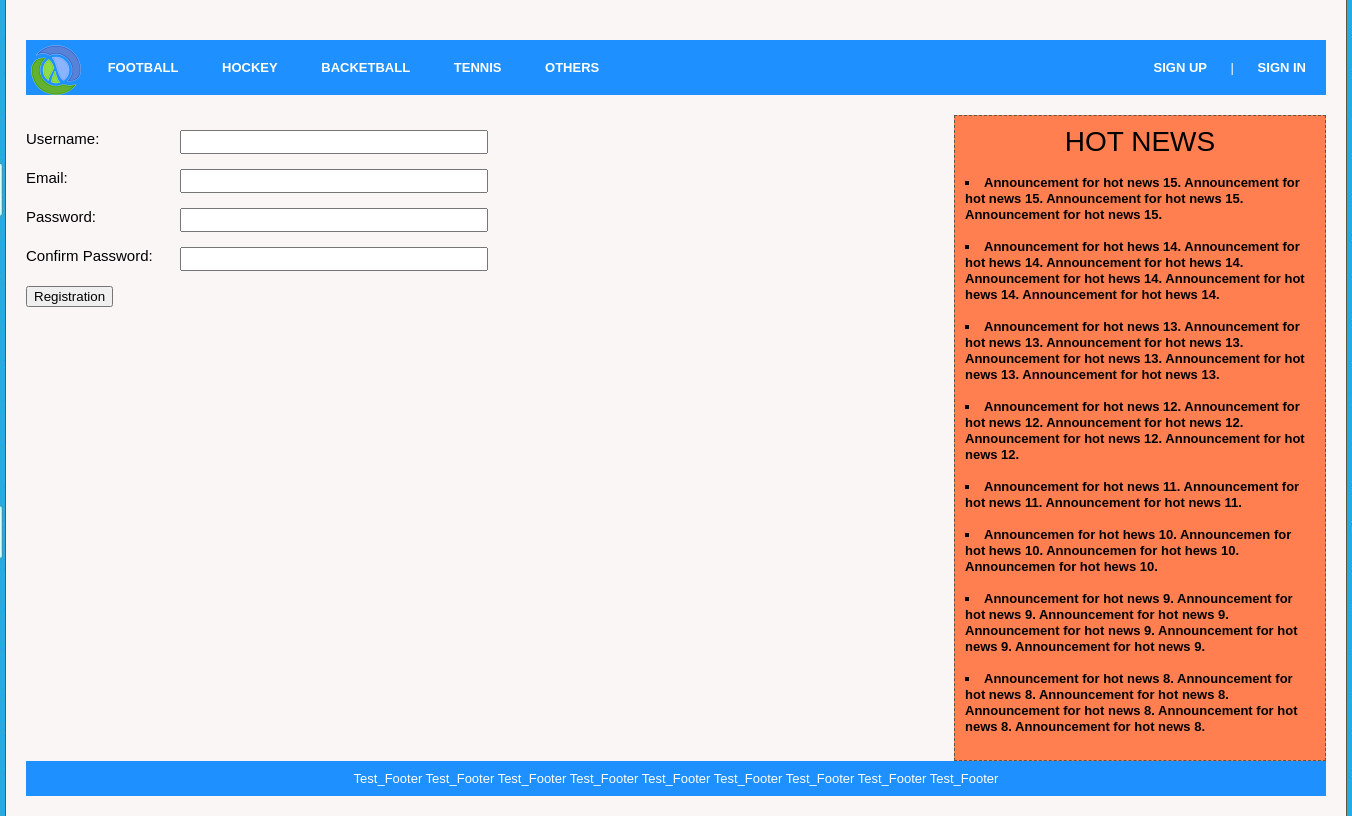
Page /registration/ on the committed database.
### news/models.py (models this page shows, shortened)
class Category(models.Model):
    name = models.CharField(max_length=100, db_index=True, verbose_name="Category")
    slug = models.SlugField(max_length=255, unique=True, db_index=True, verbose_name="URL")
    def get_absolute_url(self):
        return reverse('category', kwargs={'category_slug': self.slug})

class News(models.Model):
    id = models.IntegerField(primary_key=True)
    name = models.CharField(max_length=100)
    slug = models.SlugField(max_length=100, unique=True, db_index=True, verbose_name='URL')
    text = models.TextField()
    date = models.DateTimeField()
    announcement = models.TextField(max_length=200)
    is_published = models.BooleanField(default=True)
    def get_absolute_url(self):
        return reverse('news', kwargs={'post_slug': self.slug})
    class Meta:
        ordering = ['-date', 'name']

### news/views.py (the view)
# urls.py: path("registration/", RegisterUser.as_view(), name="registration"),
class RegisterUser(CreateView):
    form_class = RegisterUserForm
    template_name = 'news/registration.html'
    success_url = reverse_lazy('show_hot_news')
    category = Category.objects.all()
    extra_context = {'title': 'registration', 'category': category}
    def get_context_data(self, *, object_list=None, **kwargs):
        context = super().get_context_data(**kwargs)
        context['news'] = News.objects.all().filter(is_published=True)[:8]
        return context

### news/forms.py
class RegisterUserForm(UserCreationForm):
    username = forms.CharField(widget=forms.TextInput(attrs={'class': 'form-input'}))
    email = forms.EmailField(widget=forms.EmailInput(attrs={'class': 'form-input'}))
    password1 = forms.CharField(label='Password', widget=forms.PasswordInput(attrs={'class': 'form-input'}))
    password2 = forms.CharField(label='Confirm Password', widget=forms.PasswordInput(attrs={'class': 'form-input'}))
    class Meta:
        model = NewUser
        fields = ('username', 'email', 'password1', 'password2')

### news/templates/news/registration.html (shortened to what this page needs)
{% extends 'news/base.html' %}
{% block content %}
<div id="left">
<form method="post">
    {% for f in form %}
    <p><label class = "form-label" for="{{f.id_for_label}}">{{f.label}}: </label> {{ f }}</p>
    {% endfor %}
    <button type = "submit">Registration</button>
</form>
</div>
{% endblock %}

### news/templates/news/base.html (shortened to what this page needs)
{% load static %}
<!DOCTYPE html>
<html>
<head>
    <link href="{% static 'news/css/styles.css' %}" rel="stylesheet" type="text/css" />
</head>
<body>
{% block mainmenu %}
<div id="content">
  <div id="menu">
    <a class="logo" href="{% url 'news_index' %}">  &nbsp &nbsp &nbsp     </a>
    {% for cat in category %}
    <li><a  href="{{cat.get_absolute_url}}">{{cat.name}}</a></li>
    {% endfor %}
    {% if request.user.is_authenticated %}
        <li class="right">{{user.username}} |<a href="{% url 'logout' %}">EXIT</a></li>
        {% else %}
    <li class="right"><a href="{% url 'registration' %}">SIGN UP</a> | <a href="{% url 'sign_in' %}"> SIGN IN</a></li>
    {% endif %}
  </div>
{% endblock mainmenu %}
<div id="left">
{% block content %}
{% endblock %}
</div>
{% block hotnews %}
<div id="right">
  <center>
    <a class="fora" href="{% url 'show_hot_news' %}">HOT NEWS</a>
  </center>
  <br>
  {% for n in news %}
  <li><a class="announcement2" href = "{{n.get_absolute_url}}">{{n.announcement}}</a></li>
  <br>
  {% endfor %}
</div>
{% endblock hotnews %}
{% block footer %}
<div id="footer">
<p>Test_Footer Test_Footer Test_Footer Test_Footer Test_Footer Test_Footer Test_Footer Test_Footer Test_Footer</p>
</div>
{% endblock footer %}
</div>
</body>
</html>

### news/static/news/css/styles.css (style rules this page uses)
html, body { height: 100%; }
body { margin: 0px; padding: 0px; background: #FFFFFF url('../images/backgrounds.jpg') repeat top left; background-attachment: fixed; font-family: "Tahoma", Arial, Helvetica, sans-serif; font-size: 14px; color: #1E90FF; }
.logo { background: url('../images/logo.png') no-repeat 5px 5px; width: 70px ; height: 60px; }
li { list-style-type: square; color: #000000 }
a { color: #000000; text-decoration: none; }
.fora { color: #000000; text-decoration: none; font-size: 28px; }
p { color: #000000; text-decoration: none; font-size: 15px; }
#menu { margin: 20px auto; width: 1300px; padding: 20px 0px 20px 0px; background-color: #1E90FF; font-size: 13px; color: #FFFFFF; }
#menu li { display: inline; text-align: center; }
#menu a { display: inline; padding: 20px; background-color: #1E90FF; text-align: center; text-decoration: none; text-transform: uppercase; font-weight: bold; color: #FFFFFF; }
.right { margin: 100; float: right; color: #FFFFFF }
#content { margin: auto; width: 1300px; padding: 20px; background-color: #FAF6F6; border-left: 1px solid #5E5945; border-right: 1px solid #5E5945; }
#left { float: left; margin: 0px auto; padding: 0px; width: 900px; }
#right { float: right; margin: 0px; padding: 10px; width: 350px; border: 1px dashed #5E5945; background-color: #FF7F50; }
#footer { clear: both; font-size: 25px; }
#footer p { margin: 0px auto; width: 1300px; padding: 10px 0px 10px 0px; background-color: #1E90FF; font-size: 13px; text-align: center; color: #FFFFFF; }
.announcement2 { font-family: "Tahoma", Arial, Helvetica, sans-serif; font-size: 13px; color: #000000; font-weight: bold }
.form-input { width: 300px; font-size: 16px; }
.form-label { display: inline-block; min-width: 150px; vertical-align: top; }

### rows in the picture
Category: name "FOOTBALL"
Category: name "HOCKEY"
Category: name "BACKETBALL"
Category: name "TENNIS"
Category: name "OTHERS"
News: announcement "Announcement for hot news 15. Announcement for hot news 15. Announcement for hot news 15. Announcement for hot news 15."
News: announcement "Announcement for hot hews 14. Announcement for hot hews 14. Announcement for hot hews 14. Announcement for hot hews 14. Announcement for hot hews 14. Announcement for hot hews 14."
News: announcement "Announcement for hot news 13. Announcement for hot news 13. Announcement for hot news 13. Announcement for hot news 13. Announcement for hot news 13. Announcement for hot news 13."
News: announcement "Announcement for hot news 12. Announcement for hot news 12. Announcement for hot news 12. Announcement for hot news 12. Announcement for hot news 12."
News: announcement "Announcement for hot news 11. Announcement for hot news 11. Announcement for hot news 11."
News: announcement "Announcemen for hot hews 10. Announcemen for hot hews 10. Announcemen for hot hews 10. Announcemen for hot hews 10."
News: announcement "Announcement for hot news 9. Announcement for hot news 9. Announcement for hot news 9. Announcement for hot news 9. Announcement for hot news 9. Announcement for hot news 9."
News: announcement "Announcement for hot news 8. Announcement for hot news 8. Announcement for hot news 8. Announcement for hot news 8. Announcement for hot news 8. Announcement for hot news 8."

### other values in the picture
{{ f.label }} "Username" "Email" "Password" "Confirm Password"
